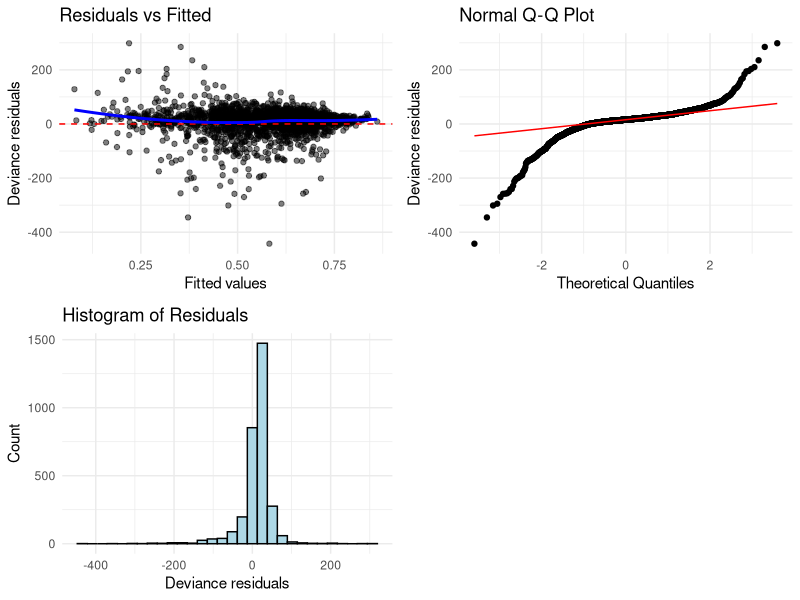
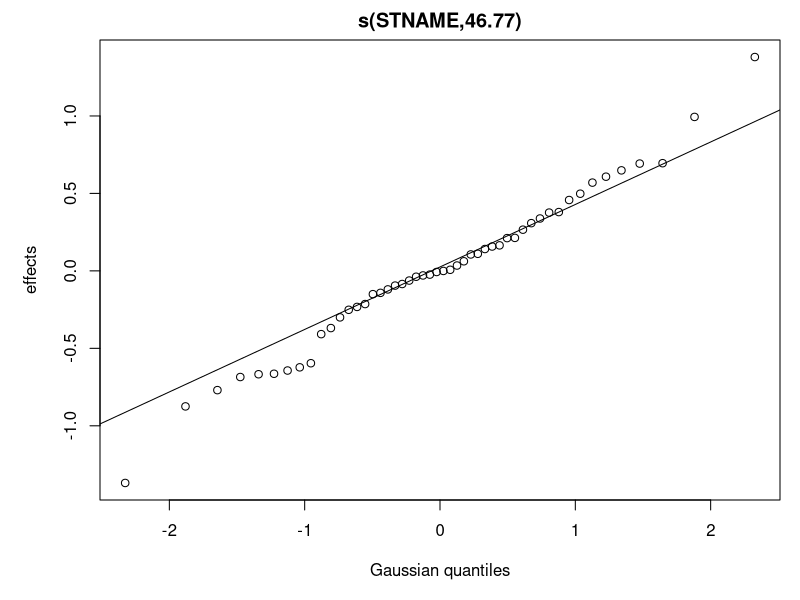
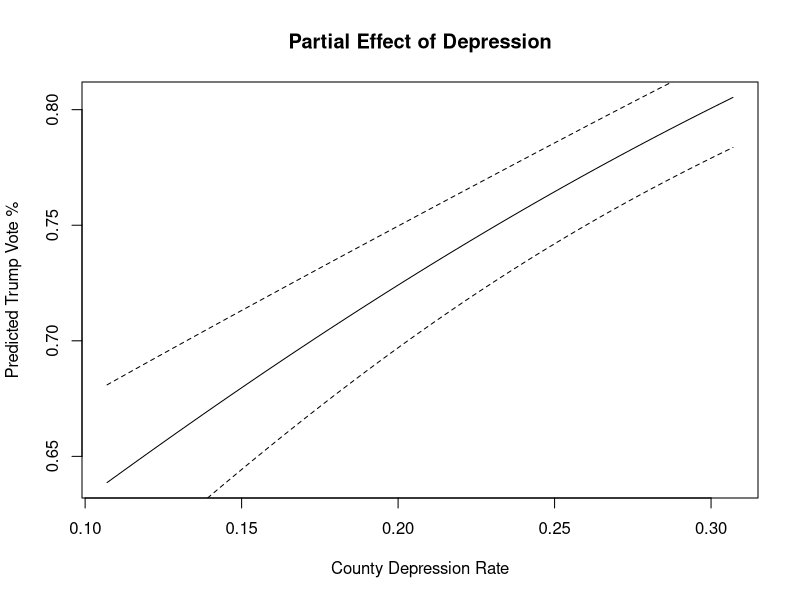
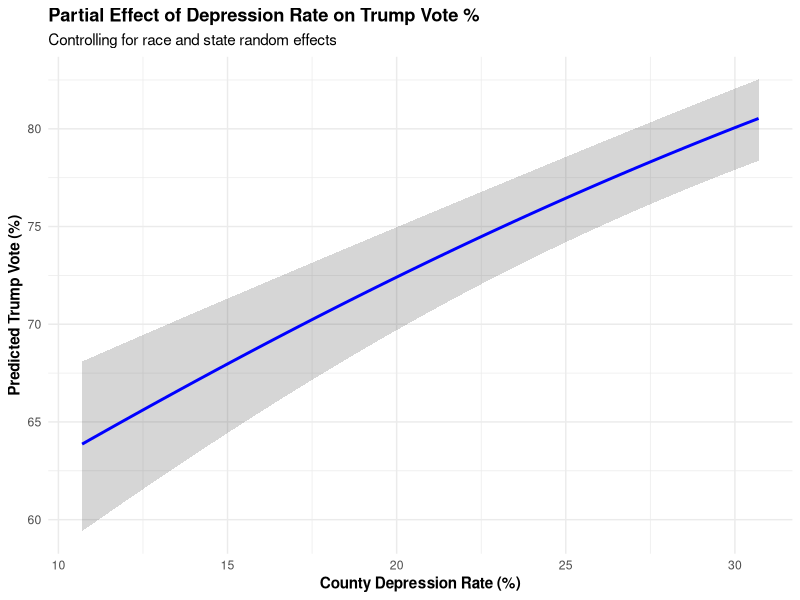
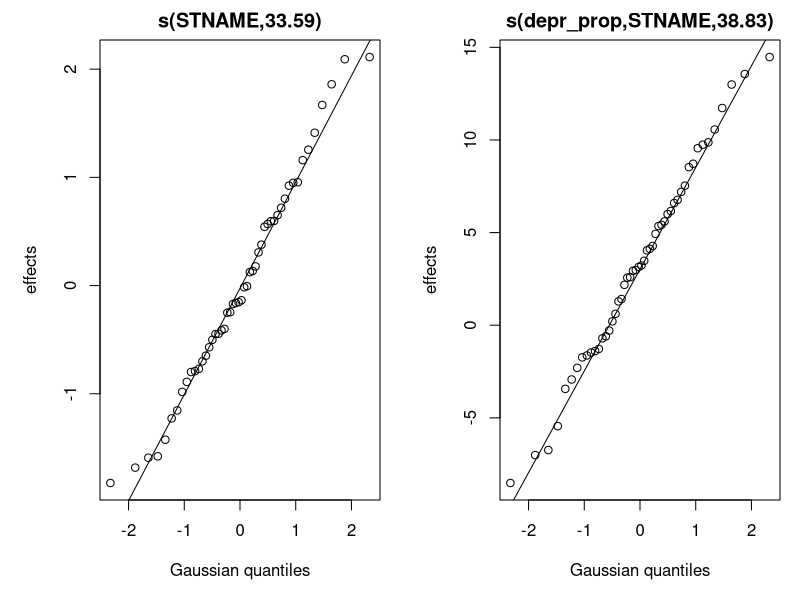
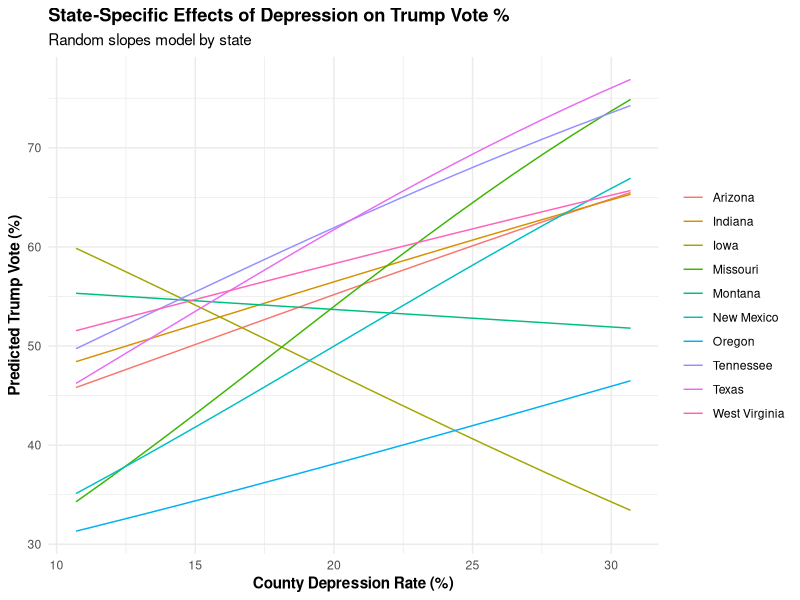

Here is the R script that generated these plots, in order:
#!/usr/bin/env Rscript

# --- Set CRAN mirror & install required packages if missing ---
options(repos="https://cloud.r-project.org")
required_packages <- c("mgcv", "readr", "ggplot2", "sf", "viridis", "gridExtra")
for (pkg in required_packages) {
  if (!requireNamespace(pkg, quietly=TRUE)) install.packages(pkg)
}

library(mgcv)
library(readr)
library(ggplot2)
library(sf)
library(viridis)
library(gridExtra)

# --- 1. Read and prepare data ---
uv <- read_csv("US Votes Data.csv", show_col_types=FALSE)

# Make proportions
uv$per_gop_prop <- uv$per_gop / 100
uv$depr_prop <- uv$Crude.Prevalence.Estimate / 100
uv$white_prop <- uv$race

# Ensure states are a factor
uv$STNAME <- as.factor(uv$STNAME)

# --- 2. Fit the model with a state random intercept via bs="re" ---
# Quasi-binomial on logit, weighted by county turnout
m_bam <- bam(
  per_gop_prop ~ depr_prop + white_prop + s(STNAME, bs="re"),
  data = uv,
  family = quasibinomial(link="logit"),
  weights = total_votes,
  discrete=TRUE # speeds up fitting on large data
)

# --- 3. Inspect ---
summary_model <- summary(m_bam)
print(summary_model)
pdf("model_terms.pdf")
plot(m_bam, pages=1, shade=TRUE)
dev.off()

# --- 4. Generate enhanced partial effect plot for depression ---
newd <- data.frame(
  depr_prop = seq(min(uv$depr_prop), max(uv$depr_prop), length=100),
  white_prop = mean(uv$white_prop),
  STNAME = levels(uv$STNAME)[1] # any one state for intercept
)

pr <- predict(m_bam, newdata=newd, type="link", se.fit=TRUE)
newd$fit <- plogis(pr$fit) 
newd$upper95 <- plogis(pr$fit + 1.96*pr$se.fit)
newd$lower95 <- plogis(pr$fit - 1.96*pr$se.fit)

# Convert back to percentages for plotting
newd$fit_pct <- newd$fit * 100
newd$upper95_pct <- newd$upper95 * 100
newd$lower95_pct <- newd$lower95 * 100
newd$depr_pct <- newd$depr_prop * 100

# Create improved ggplot version
p_effect <- ggplot(newd, aes(x=depr_pct, y=fit_pct)) +
  geom_ribbon(aes(ymin=lower95_pct, ymax=upper95_pct), alpha=0.2) +
  geom_line(size=1, color="blue") +
  labs(
    title="Partial Effect of Depression Rate on Trump Vote %",
    subtitle="Controlling for race and state random effects",
    x="County Depression Rate (%)",
    y="Predicted Trump Vote (%)"
  ) +
  theme_minimal() +
  theme(
    plot.title = element_text(face="bold"),
    axis.title = element_text(face="bold")
  )

# Save both base R and ggplot versions
png("depression_effect.png", width=800, height=600)
plot(newd$depr_prop, newd$fit, type="l", xlab="County Depression Rate", 
     ylab="Predicted Trump Vote %", main="Partial Effect of Depression")
lines(newd$depr_prop, newd$upper95, lty=2)
lines(newd$depr_prop, newd$lower95, lty=2)
dev.off()

ggsave("depression_effect_ggplot.png", p_effect, width=8, height=6)

# --- 5. Residual diagnostics ---
# Extract residuals
uv$residuals <- residuals(m_bam, type="deviance")
uv$fitted <- fitted(m_bam)

# Create basic residual diagnostic plots
p1 <- ggplot(uv, aes(x=fitted, y=residuals)) +
  geom_point(alpha=0.5) +
  geom_hline(yintercept=0, linetype="dashed", color="red") +
  geom_smooth(se=FALSE, color="blue", method="loess") +
  labs(title="Residuals vs Fitted", x="Fitted values", y="Deviance residuals") +
  theme_minimal()

p2 <- ggplot(uv, aes(sample=residuals)) +
  stat_qq() +
  stat_qq_line(color="red") +
  labs(title="Normal Q-Q Plot", x="Theoretical Quantiles", y="Deviance residuals") +
  theme_minimal()

p3 <- ggplot(uv, aes(x=residuals)) +
  geom_histogram(bins=30, fill="lightblue", color="black") +
  labs(title="Histogram of Residuals", x="Deviance residuals", y="Count") +
  theme_minimal()

# Combine and save residual plots
residual_grid <- grid.arrange(p1, p2, p3, ncol=2)
ggsave("residual_diagnostics.png", residual_grid, width=10, height=8)

# --- 6. Spatial visualization of residuals ---
# Check if spatial data is available in the dataset
if ("LONGITUDE" %in% names(uv) && "LATITUDE" %in% names(uv)) {
  # Create spatial residual plot
  p_spatial <- ggplot(uv, aes(x=LONGITUDE, y=LATITUDE, color=residuals)) +
    geom_point(alpha=0.7) +
    scale_color_viridis() +
    labs(title="Spatial Distribution of Residuals", 
         x="Longitude", y="Latitude", color="Residual") +
    theme_minimal()
  
  ggsave("spatial_residuals.png", p_spatial, width=8, height=6)
} else {
  cat("Spatial coordinates not found in dataset. Skipping spatial residual plot.\n")
}

# --- 7. Optional: Refit with spatial smoother ---
# Try to incorporate spatial information if available
if ("LONGITUDE" %in% names(uv) && "LATITUDE" %in% names(uv)) {
  # Model with spatial smoother
  m_spatial <- bam(
    per_gop_prop ~ depr_prop + white_prop + 
      s(STNAME, bs="re") + 
      s(LONGITUDE, LATITUDE, bs="tp", k=30),
    data = uv,
    family = quasibinomial(link="logit"),
    weights = total_votes,
    discrete=TRUE
  )
  
  # Compare models
  cat("\n\nModel comparison (with vs. without spatial smoother):\n")
  print(AIC(m_bam, m_spatial))
  
  # Check if spatial effect is significant
  summary_spatial <- summary(m_spatial)
  print(summary_spatial)
  
  # Plot spatial effect
  pdf("spatial_effect.pdf")
  plot(m_spatial, select=3)  # The third smooth term should be the spatial effect
  dev.off()
  
  # Re-extract depression effect for comparison
  newd_spatial <- data.frame(
    depr_prop = seq(min(uv$depr_prop), max(uv$depr_prop), length=100),
    white_prop = mean(uv$white_prop),
    STNAME = levels(uv$STNAME)[1],
    LONGITUDE = mean(uv$LONGITUDE),
    LATITUDE = mean(uv$LATITUDE)
  )
  
  pr_spatial <- predict(m_spatial, newdata=newd_spatial, type="link", se.fit=TRUE)
  newd_spatial$fit <- plogis(pr_spatial$fit) * 100
  newd_spatial$upper95 <- plogis(pr_spatial$fit + 1.96*pr_spatial$se.fit) * 100
  newd_spatial$lower95 <- plogis(pr_spatial$fit - 1.96*pr_spatial$se.fit) * 100
  newd_spatial$depr_pct <- newd_spatial$depr_prop * 100
  
  # Plot comparison
  spatial_comparison <- data.frame(
    depr_pct = c(newd$depr_pct, newd_spatial$depr_pct),
    fit = c(newd$fit_pct, newd_spatial$fit),
    upper95 = c(newd$upper95_pct, newd_spatial$upper95),
    lower95 = c(newd$lower95_pct, newd_spatial$lower95),
    model = rep(c("Base Model", "Spatial Model"), each=100)
  )
  
  p_compare <- ggplot(spatial_comparison, aes(x=depr_pct, y=fit, color=model, fill=model)) +
    geom_ribbon(aes(ymin=lower95, ymax=upper95), alpha=0.2) +
    geom_line(size=1) +
    labs(
      title="Effect of Depression Rate on Trump Vote %: Model Comparison",
      subtitle="Comparing models with and without spatial smoother",
      x="County Depression Rate (%)",
      y="Predicted Trump Vote (%)"
    ) +
    theme_minimal() +
    theme(
      plot.title = element_text(face="bold"),
      axis.title = element_text(face="bold"),
      legend.title = element_blank(),
      legend.position = "bottom"
    )
  
  ggsave("depression_effect_comparison.png", p_compare, width=8, height=6)
}

# --- 8. Optional: Model with random slopes by state ---
# Fit model with random slopes for depression by state
m_rand_slope <- bam(
  per_gop_prop ~ white_prop + 
    s(STNAME, bs="re") +                      # Random intercept
    s(STNAME, depr_prop, bs="re"),            # Random slope
  data = uv,
  family = quasibinomial(link="logit"),
  weights = total_votes,
  discrete=TRUE
)

# Examine summary
summary_rs <- summary(m_rand_slope)
print(summary_rs)

# Plot random effects
pdf("random_slopes.pdf")
plot(m_rand_slope, pages=1)
dev.off()

# Extract state-specific depression effects
states <- levels(uv$STNAME)
state_effects <- data.frame()

for (state in states) {
  newd_state <- data.frame(
    depr_prop = seq(min(uv$depr_prop), max(uv$depr_prop), length=20),
    white_prop = mean(uv$white_prop),
    STNAME = state
  )
  
  pr_state <- predict(m_rand_slope, newdata=newd_state, type="link", se.fit=TRUE)
  newd_state$fit <- plogis(pr_state$fit) * 100
  newd_state$state <- state
  newd_state$depr_pct <- newd_state$depr_prop * 100
  
  state_effects <- rbind(state_effects, newd_state)
}

# Plot state-specific slopes
# Limit to 10 random states for clarity if there are many
if (length(states) > 10) {
  set.seed(123)
  plot_states <- sample(states, 10)
  state_effects_plot <- subset(state_effects, state %in% plot_states)
} else {
  state_effects_plot <- state_effects
}

p_slopes <- ggplot(state_effects_plot, aes(x=depr_pct, y=fit, color=state, group=state)) +
  geom_line() +
  labs(
    title="State-Specific Effects of Depression on Trump Vote %",
    subtitle="Random slopes model by state",
    x="County Depression Rate (%)",
    y="Predicted Trump Vote (%)"
  ) +
  theme_minimal() +
  theme(
    plot.title = element_text(face="bold"),
    axis.title = element_text(face="bold"),
    legend.title = element_blank(),
    legend.position = "right"
  )

ggsave("state_specific_effects.png", p_slopes, width=10, height=8)

# --- 9. Save consolidated results ---
# Create a summary of key findings
sink("model_comparison_summary.txt")
cat("MODEL COMPARISON SUMMARY\n")
cat("=======================\n\n")

cat("1. BASE MODEL WITH STATE RANDOM INTERCEPTS\n")
cat("------------------------------------------\n")
print(summary(m_bam))
cat("\n\n")

if (exists("m_spatial")) {
  cat("2. MODEL WITH SPATIAL SMOOTHER\n")
  cat("------------------------------\n")
  print(summary(m_spatial))
  cat("\n\n")
}

cat("3. MODEL WITH RANDOM SLOPES BY STATE\n")
cat("-----------------------------------\n")
print(summary(m_rand_slope))
cat("\n\n")

# Calculate model fit metrics for comparison
if (exists("m_spatial")) {
  cat("MODEL FIT COMPARISON:\n")
  cat("--------------------\n")
  
  # Extract deviance and df for each model
  models <- list(Base=m_bam, Spatial=m_spatial, RandomSlopes=m_rand_slope)
  comparison <- data.frame(
    Model = names(models),
    Deviance = sapply(models, function(m) sum(residuals(m, type="deviance")^2)),
    DF = sapply(models, function(m) summary(m)$edf),
    AIC = sapply(models, AIC)
  )
  
  print(comparison)
}
sink()

cat("\nAnalysis complete. Check output files for results.\n")
